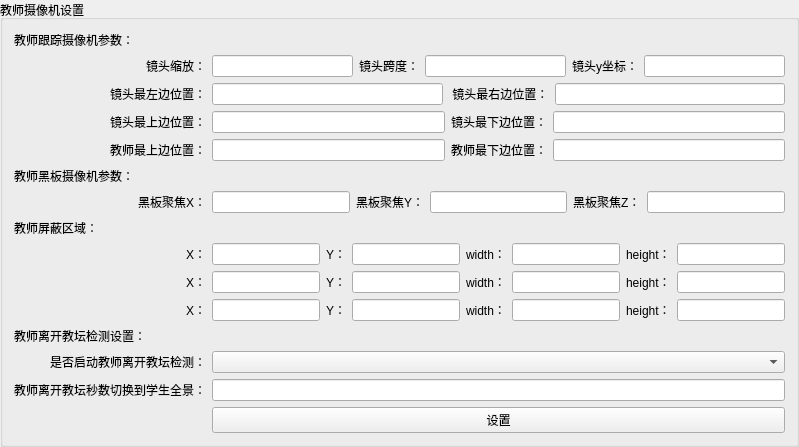
               <widget class="QGroupBox" name="gro_TeaCam">
                <property name="title">
                 <string>教师摄像机设置</string>
                </property>
                <layout class="QFormLayout" name="formLayout_31">
                 <property name="labelAlignment">
                  <set>Qt::AlignRight|Qt::AlignTrailing|Qt::AlignVCenter</set>
                 </property>
                 <item row="0" column="0">
                  <widget class="QLabel" name="lab_TeaCamTrack">
                   <property name="text">
                    <string>教师跟踪摄像机参数：</string>
                   </property>
                  </widget>
                 </item>
                 <item row="1" column="0">
                  <widget class="QLabel" name="lab_TeaCamLensZoom">
                   <property name="text">
                    <string>镜头缩放：</string>
                   </property>
                  </widget>
                 </item>
                 <item row="1" column="1">
                  <layout class="QHBoxLayout" name="horizontalLayout_77">
                   <item>
                    <widget class="QLineEdit" name="lineEdit_TeaCamLensZoom"/>
                   </item>
                   <item>
                    <widget class="QLabel" name="lab_TeaCamLensSpan">
                     <property name="text">
                      <string>镜头跨度：</string>
                     </property>
                    </widget>
                   </item>
                   <item>
                    <widget class="QLineEdit" name="lineEdit_TeaCamLensSpan"/>
                   </item>
                   <item>
                    <widget class="QLabel" name="lab_TeaCamLensCoor">
                     <property name="text">
                      <string>镜头y坐标：</string>
                     </property>
                    </widget>
                   </item>
                   <item>
                    <widget class="QLineEdit" name="lineEdit__TeaCamLensCoor"/>
                   </item>
                  </layout>
                 </item>
                 <item row="2" column="0">
                  <widget class="QLabel" name="lab_TeaCamLensLeft">
                   <property name="text">
                    <string>镜头最左边位置：</string>
                   </property>
                  </widget>
                 </item>
                 <item row="3" column="0">
                  <widget class="QLabel" name="lab_TeaCamLensTop">
                   <property name="text">
                    <string>镜头最上边位置：</string>
                   </property>
                  </widget>
                 </item>
                 <item row="4" column="0">
                  <widget class="QLabel" name="lab_TeaCamTeaTop">
                   <property name="text">
                    <string>教师最上边位置：</string>
                   </property>
                  </widget>
                 </item>
                 <item row="2" column="1">
                  <layout class="QHBoxLayout" name="horizontalLayout_78">
                   <item>
                    <widget class="QLineEdit" name="lineEdit_TeaCamLensLeft"/>
                   </item>
                   <item>
                    <widget class="QLabel" name="lab_TeaCamLensRight">
                     <property name="text">
                      <string> 镜头最右边位置：</string>
                     </property>
                    </widget>
                   </item>
                   <item>
                    <widget class="QLineEdit" name="lineEdit_TeaCamLensRight"/>
                   </item>
                  </layout>
                 </item>
                 <item row="3" column="1">
                  <layout class="QHBoxLayout" name="horizontalLayout_79">
                   <item>
                    <widget class="QLineEdit" name="lineEdit_TeaCamLensTop"/>
                   </item>
                   <item>
                    <widget class="QLabel" name="lab_TeaTeaLensBelow">
                     <property name="text">
                      <string>镜头最下边位置：</string>
                     </property>
                    </widget>
                   </item>
                   <item>
                    <widget class="QLineEdit" name="lineEdit_TeaTeaLensBelow"/>
                   </item>
                  </layout>
                 </item>
                 <item row="4" column="1">
                  <layout class="QHBoxLayout" name="horizontalLayout_80">
                   <item>
                    <widget class="QLineEdit" name="lineEdit_TeaCamTeaTop"/>
                   </item>
                   <item>
                    <widget class="QLabel" name="lab_TeaCamTeaBelow">
                     <property name="text">
                      <string>教师最下边位置：</string>
                     </property>
                    </widget>
                   </item>
                   <item>
                    <widget class="QLineEdit" name="lineEdit_TeaCamTeaBelow"/>
                   </item>
                  </layout>
                 </item>
                 <item row="5" column="0">
                  <widget class="QLabel" name="lab_TeaCamBlack">
                   <property name="text">
                    <string>教师黑板摄像机参数：</string>
                   </property>
                  </widget>
                 </item>
                 <item row="13" column="0">
                  <widget class="QLabel" name="lab_TeaCamLeaveSec">
                   <property name="text">
                    <string>教师离开教坛秒数切换到学生全景：</string>
                   </property>
                  </widget>
                 </item>
                 <item row="7" column="0">
                  <widget class="QLabel" name="lab_TeaCamShield">
                   <property name="text">
                    <string>教师屏蔽区域：</string>
                   </property>
                  </widget>
                 </item>
                 <item row="6" column="0">
                  <widget class="QLabel" name="lab_TeaCamBlcakX">
                   <property name="text">
                    <string>黑板聚焦X：</string>
                   </property>
                  </widget>
                 </item>
                 <item row="12" column="0">
                  <widget class="QLabel" name="lab_TeaCamLeaveIsEna">
                   <property name="text">
                    <string>是否启动教师离开教坛检测：</string>
                   </property>
                  </widget>
                 </item>
                 <item row="11" column="0">
                  <widget class="QLabel" name="lab_TeaCamLeave">
                   <property name="text">
                    <string>教师离开教坛检测设置：</string>
                   </property>
                  </widget>
                 </item>
                 <item row="10" column="0">
                  <widget class="QLabel" name="lab_TeaCamShieldX3">
                   <property name="text">
                    <string>X：</string>
                   </property>
                  </widget>
                 </item>
                 <item row="9" column="0">
                  <widget class="QLabel" name="lab_TeaCamShieldX2">
                   <property name="text">
                    <string>X：</string>
                   </property>
                  </widget>
                 </item>
                 <item row="8" column="0">
                  <widget class="QLabel" name="lab_TeaCamShieldX1">
                   <property name="text">
                    <string>X：</string>
                   </property>
                  </widget>
                 </item>
                 <item row="6" column="1">
                  <layout class="QHBoxLayout" name="horizontalLayout_81">
                   <item>
                    <widget class="QLineEdit" name="lineEdit_TeaCamBlcakX"/>
                   </item>
                   <item>
                    <widget class="QLabel" name="lab_TeaCamBlcakY">
                     <property name="text">
                      <string>黑板聚焦Y：</string>
                     </property>
                    </widget>
                   </item>
                   <item>
                    <widget class="QLineEdit" name="lineEdit_TeaCamBlcakY"/>
                   </item>
                   <item>
                    <widget class="QLabel" name="lab_TeaCamBlcakZ">
                     <property name="text">
                      <string>黑板聚焦Z：</string>
                     </property>
                    </widget>
                   </item>
                   <item>
                    <widget class="QLineEdit" name="lineEdit_TeaCamBlcakZ"/>
                   </item>
                  </layout>
                 </item>
                 <item row="8" column="1">
                  <layout class="QHBoxLayout" name="horizontalLayout_82">
                   <item>
                    <widget class="QLineEdit" name="lineEdit_TeaCamShieldX1"/>
                   </item>
                   <item>
                    <widget class="QLabel" name="lab_TeaCamShieldY1">
                     <property name="text">
                      <string>Y：</string>
                     </property>
                    </widget>
                   </item>
                   <item>
                    <widget class="QLineEdit" name="lineEdit_TeaCamShieldY1"/>
                   </item>
                   <item>
                    <widget class="QLabel" name="lab_TeaCamShieldW1">
                     <property name="text">
                      <string>width：</string>
                     </property>
                    </widget>
                   </item>
                   <item>
                    <widget class="QLineEdit" name="lineEdit_TeaCamShieldW1"/>
                   </item>
                   <item>
                    <widget class="QLabel" name="lab_TeaCamShieldH1">
                     <property name="text">
                      <string>height：</string>
                     </property>
                    </widget>
                   </item>
                   <item>
                    <widget class="QLineEdit" name="lineEdit_TeaCamShieldH1"/>
                   </item>
                  </layout>
                 </item>
                 <item row="9" column="1">
                  <layout class="QHBoxLayout" name="horizontalLayout_84">
                   <item>
                    <widget class="QLineEdit" name="lineEdit_TeaCamShieldX2"/>
                   </item>
                   <item>
                    <widget class="QLabel" name="lab_TeaCamShieldY2">
                     <property name="text">
                      <string>Y：</string>
                     </property>
                    </widget>
                   </item>
                   <item>
                    <widget class="QLineEdit" name="lineEdit_TeaCamShieldY2"/>
                   </item>
                   <item>
                    <widget class="QLabel" name="lab_TeaCamShieldW2">
                     <property name="text">
                      <string>width：</string>
                     </property>
                    </widget>
                   </item>
                   <item>
                    <widget class="QLineEdit" name="lineEdit_TeaCamShieldW2"/>
                   </item>
                   <item>
                    <widget class="QLabel" name="lab_TeaCamShieldH2">
                     <property name="text">
                      <string>height：</string>
                     </property>
                    </widget>
                   </item>
                   <item>
                    <widget class="QLineEdit" name="lineEdit_TeaCamShieldH2"/>
                   </item>
                  </layout>
                 </item>
                 <item row="10" column="1">
                  <layout class="QHBoxLayout" name="horizontalLayout_85">
                   <item>
                    <widget class="QLineEdit" name="lineEdit_TeaCamShieldX3"/>
                   </item>
                   <item>
                    <widget class="QLabel" name="lab_TeaCamShieldY3">
                     <property name="text">
                      <string>Y：</string>
                     </property>
                    </widget>
                   </item>
                   <item>
                    <widget class="QLineEdit" name="lineEdit_TeaCamShieldY3"/>
                   </item>
                   <item>
                    <widget class="QLabel" name="lab_TeaCamShieldW3">
                     <property name="text">
                      <string>width：</string>
                     </property>
                    </widget>
                   </item>
                   <item>
                    <widget class="QLineEdit" name="lineEdit_TeaCamShieldW3"/>
                   </item>
                   <item>
                    <widget class="QLabel" name="lab_TeaCamShieldH3">
                     <property name="text">
                      <string>height：</string>
                     </property>
                    </widget>
                   </item>
                   <item>
                    <widget class="QLineEdit" name="lineEdit_TeaCamShieldH3"/>
                   </item>
                  </layout>
                 </item>
                 <item row="12" column="1">
                  <widget class="QComboBox" name="com_TeaCamLeaveIsEna"/>
                 </item>
                 <item row="13" column="1">
                  <widget class="QLineEdit" name="lineEdit_TeaCamLeaveSec"/>
                 </item>
                 <item row="14" column="1">
                  <widget class="QPushButton" name="pus_TeaCamSet">
                   <property name="text">
                    <string>设置</string>
                   </property>
                  </widget>
                 </item>
                </layout>
               </widget>
